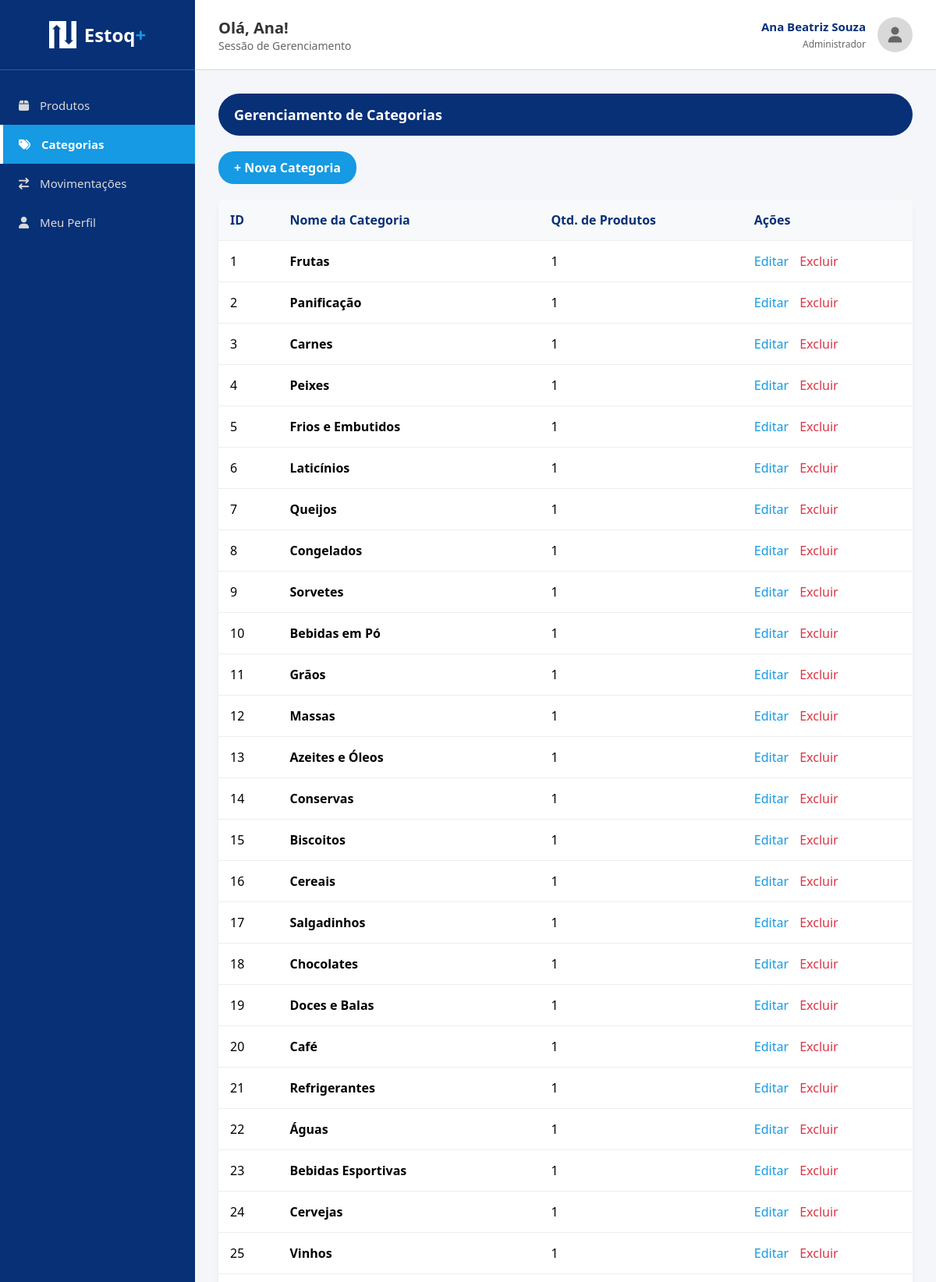
Page /categorias/index.php (signed in, upper part) on the committed database.
### tables this page shows
CREATE TABLE `categorias` (
  `id_categoria` int(11) NOT NULL,
  `nome` varchar(100) NOT NULL
);

### categorias/index.php (the view, shortened to what this page needs)
<?php
require '../config/conexao.php';
$sql = "SELECT c.id_categoria, c.nome, COUNT(p.id_produto) AS total_produtos
        FROM categorias c
        LEFT JOIN produtos p ON c.id_categoria = p.id_categoria
        GROUP BY c.id_categoria
        ORDER BY c.id_categoria";
$resultado = $conn->query($sql);
require '../includes/header.php';
?>
<div class="page-title-bar">Gerenciamento de Categorias</div>
<a href="criar.php" class="btn-primary">+ Nova Categoria</a>
<table>
    <thead>
        <tr>
            <th>ID</th>
            <th>Nome da Categoria</th>
            <th>Qtd. de Produtos</th>
            <th>Ações</th>
        </tr>
    </thead>
    <tbody>
        <?php while($cat = $resultado->fetch_assoc()): ?>
            <tr>
                <td><?= $cat['id_categoria'] ?></td>
                <td><strong><?= htmlspecialchars($cat['nome']) ?></strong></td>
                <td><?= $cat['total_produtos'] ?></td>
                <td>
                    <a href="editar.php?id=<?= $cat['id_categoria'] ?>" style="color: #159AE3; text-decoration: none; margin-right: 10px;">Editar</a>
                    <a href="deletar.php?id=<?= $cat['id_categoria'] ?>" style="color: #dc3545; text-decoration: none;" onclick="return confirm('Excluir esta categoria?')">Excluir</a>
                </td>
            </tr>
        <?php endwhile; ?>
    </tbody>
</table>
<?php require '../includes/footer.php'; ?>

### css/style.css (style rules this page uses)
* { margin: 0; padding: 0; box-sizing: border-box; font-family: 'Segoe UI', Tahoma, Geneva, Verdana, sans-serif; }
body { background-color: #f4f6f9; display: flex; height: 100vh; overflow: hidden; }
.page-title-bar { background-color: #073076; color: white; padding: 15px 20px; border-radius: 30px; margin-bottom: 20px; font-size: 18px; font-weight: bold; }
table { width: 100%; border-collapse: collapse; background: white; box-shadow: 0 4px 6px rgba(0,0,0,0.05); border-radius: 8px; overflow: hidden; }
th, td { padding: 15px; text-align: left; border-bottom: 1px solid #eee; }
th { background-color: #f8f9fa; color: #073076; font-weight: bold; }
.btn-primary { background-color: #159AE3; color: white; padding: 10px 20px; text-decoration: none; border-radius: 20px; border: none; cursor: pointer; font-weight: bold; display: inline-block; margin-bottom: 20px; transition: 0.3s; }

### rows in the picture
categorias: id_categoria "1", nome "Frutas", total_produtos "1"
categorias: id_categoria "2", nome "Panificação", total_produtos "1"
categorias: id_categoria "3", nome "Carnes", total_produtos "1"
categorias: id_categoria "4", nome "Peixes", total_produtos "1"
categorias: id_categoria "5", nome "Frios e Embutidos", total_produtos "1"
categorias: id_categoria "6", nome "Laticínios", total_produtos "1"
categorias: id_categoria "7", nome "Queijos", total_produtos "1"
categorias: id_categoria "8", nome "Congelados", total_produtos "1"
categorias: id_categoria "9", nome "Sorvetes", total_produtos "1"
categorias: id_categoria "10", nome "Bebidas em Pó", total_produtos "1"
categorias: id_categoria "11", nome "Grãos", total_produtos "1"
categorias: id_categoria "12", nome "Massas", total_produtos "1"
categorias: id_categoria "13", nome "Azeites e Óleos", total_produtos "1"
categorias: id_categoria "14", nome "Conservas", total_produtos "1"
categorias: id_categoria "15", nome "Biscoitos", total_produtos "1"
categorias: id_categoria "16", nome "Cereais", total_produtos "1"
categorias: id_categoria "17", nome "Salgadinhos", total_produtos "1"
categorias: id_categoria "18", nome "Chocolates", total_produtos "1"
categorias: id_categoria "19", nome "Doces e Balas", total_produtos "1"
categorias: id_categoria "20", nome "Café", total_produtos "1"
categorias: id_categoria "21", nome "Refrigerantes", total_produtos "1"
categorias: id_categoria "22", nome "Águas", total_produtos "1"
categorias: id_categoria "23", nome "Bebidas Esportivas", total_produtos "1"
categorias: id_categoria "24", nome "Cervejas", total_produtos "1"
categorias: id_categoria "25", nome "Vinhos", total_produtos "1"

### other values in the picture
explode(' ', $_SESSION['usuario_nome'])[0] "Ana"
$_SESSION['usuario_nome'] "Ana Beatriz Souza"
$_SESSION['usuario_cargo'] "Administrador"
